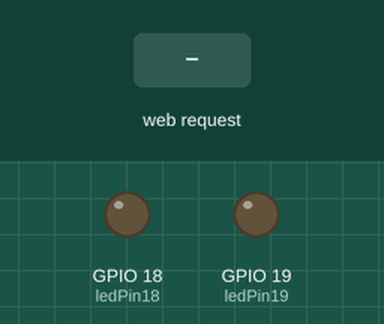
A sketch run on a simulated ESP32. Parts: output pins drawn as LEDs (lit = HIGH). The inputs (shaded band) are chosen by the test bench. What the sketch prints to the serial monitor is not drawn.

Above: at 1.2 s.
1.3 s: HTTP request GET /on18 received
At 1.9 s:
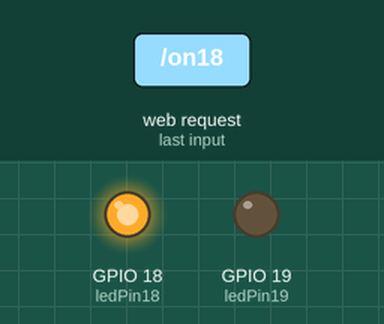
2.8 s: HTTP request GET /on19 received
At 3.1 s:
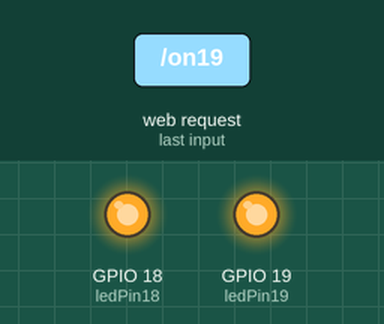
4.3 s: HTTP request GET /off18 received
At 5.4 s:
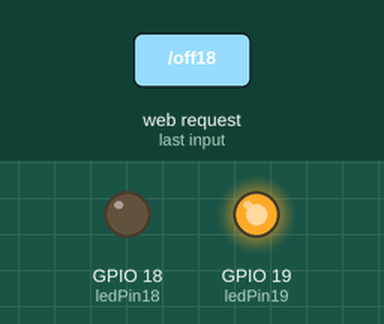
5.8 s: HTTP request GET /off19 received
At 6.5 s:
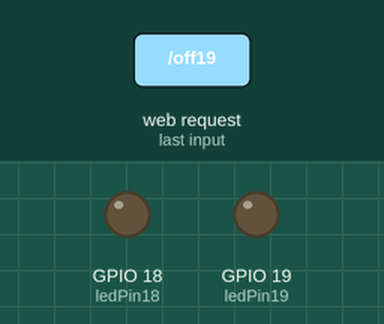
Timing chart, 0 to 8.3 s (numbered marks = the images above; inputs shaded):
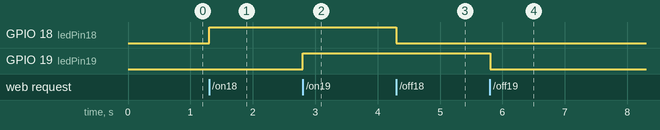

Measured:
- after the input at 1.3 s, GPIO 18 (ledPin18): LOW → HIGH at once
- after the input at 2.8 s, GPIO 19 (ledPin19): LOW → HIGH at once
- after the input at 4.3 s, GPIO 18 (ledPin18): HIGH → LOW at once
- after the input at 5.8 s, GPIO 19 (ledPin19): HIGH → LOW at once

The sketch:

code.ino
```cpp
// (licence header left out)
#include <WiFi.h>
#include <WebServer.h>

const char *ssid = "LINK_INVENTOAI";     // Custom SSID
const char *password = "Macaddress@25";     // Minimum 8 characters

WebServer server(80);

const int ledPin18 = 18;
const int ledPin19 = 19;
bool ledState18 = LOW;
bool ledState19 = LOW;

void setup() {
  Serial.begin(115200);

  pinMode(ledPin18, OUTPUT);
  digitalWrite(ledPin18, ledState18);

  pinMode(ledPin19, OUTPUT);
  digitalWrite(ledPin19, ledState19);

  // Set Wi-Fi to AP mode
  WiFi.mode(WIFI_AP);

  // Set static IP config for the AP
  IPAddress local_ip(192, 168, 4, 1);
  IPAddress gateway(192, 168, 4, 1);
  IPAddress subnet(255, 255, 255, 0);
  WiFi.softAPConfig(local_ip, gateway, subnet);

  // Start Access Point
  bool apStarted = WiFi.softAP(ssid, password);
  if (apStarted) {
    Serial.println("Soft AP started");
    Serial.print("SSID: ");
    Serial.println(ssid);
    Serial.print("IP address: ");
    Serial.println(WiFi.softAPIP());
  } else {
    Serial.println("Failed to start Soft AP");
  }

  // Web server root page
  server.on("/", HTTP_GET, []() {
    String html = "<html><head><meta name='viewport' content='width=device-width, initial-scale=1.0'>";
    html += "<style>";
    html += "body { font-family: 'Arial', sans-serif; text-align: center; margin-top: 50px; }";
    html += "h1 { color: #333; }";
    html += "form { margin-top: 20px; }";
    html += "input[type=submit] { background-color: #4CAF50; color: white; padding: 10px 15px; font-size: 16px; cursor: pointer; margin: 5px; }";
    html += "@media only screen and (max-width: 600px) { body { margin-top: 20px; } }";
    html += "</style></head><body>";
    html += "<h1>InventoAi 2.4G Controller</h1>";
    html += "<p>LED State GPIO18: " + String(ledState18 ? "ON" : "OFF") + "</p>";
    html += "<form action='/on18' method='get'><input type='submit' value='Turn On GPIO18'></form>";
    html += "<form action='/off18' method='get'><input type='submit' value='Turn Off GPIO18'></form>";
    html += "<p>LED State GPIO19: " + String(ledState19 ? "ON" : "OFF") + "</p>";
    html += "<form action='/on19' method='get'><input type='submit' value='Turn On GPIO19'></form>";
    html += "<form action='/off19' method='get'><input type='submit' value='Turn Off GPIO19'></form>";
    html += "</body></html>";
    server.send(200, "text/html", html);
  });

  server.on("/on18", HTTP_GET, []() {
    ledState18 = HIGH;
    digitalWrite(ledPin18, ledState18);
    server.sendHeader("Location", "/");
    server.send(303);
  });

  server.on("/off18", HTTP_GET, []() {
    ledState18 = LOW;
    digitalWrite(ledPin18, ledState18);
    server.sendHeader("Location", "/");
    server.send(303);
  });

  server.on("/on19", HTTP_GET, []() {
    ledState19 = HIGH;
    digitalWrite(ledPin19, ledState19);
    server.sendHeader("Location", "/");
    server.send(303);
  });

  server.on("/off19", HTTP_GET, []() {
    ledState19 = LOW;
    digitalWrite(ledPin19, ledState19);
    server.sendHeader("Location", "/");
    server.send(303);
  });

  server.begin();
  Serial.println("HTTP server started");
}

void loop() {
  server.handleClient();
}
```
